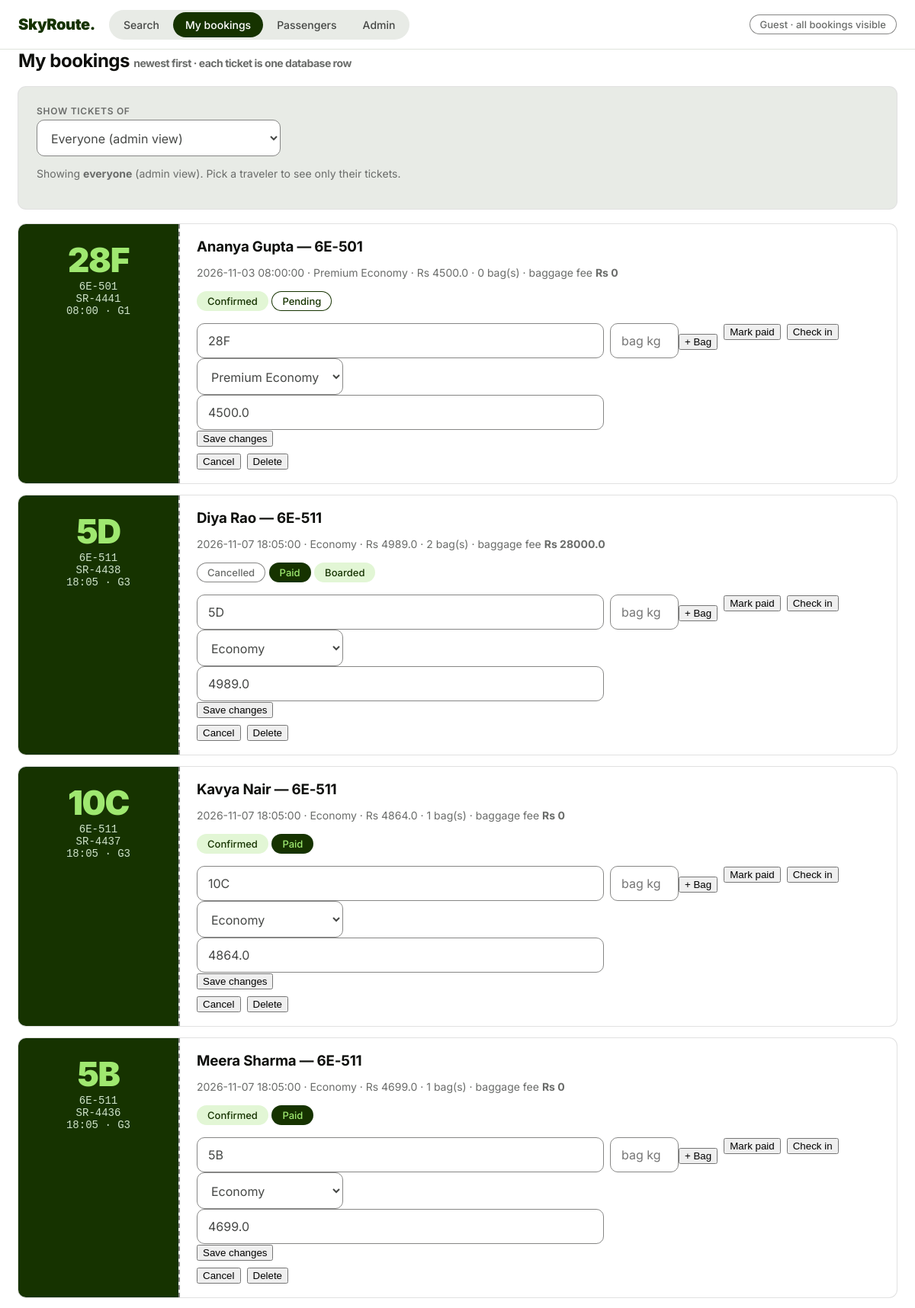
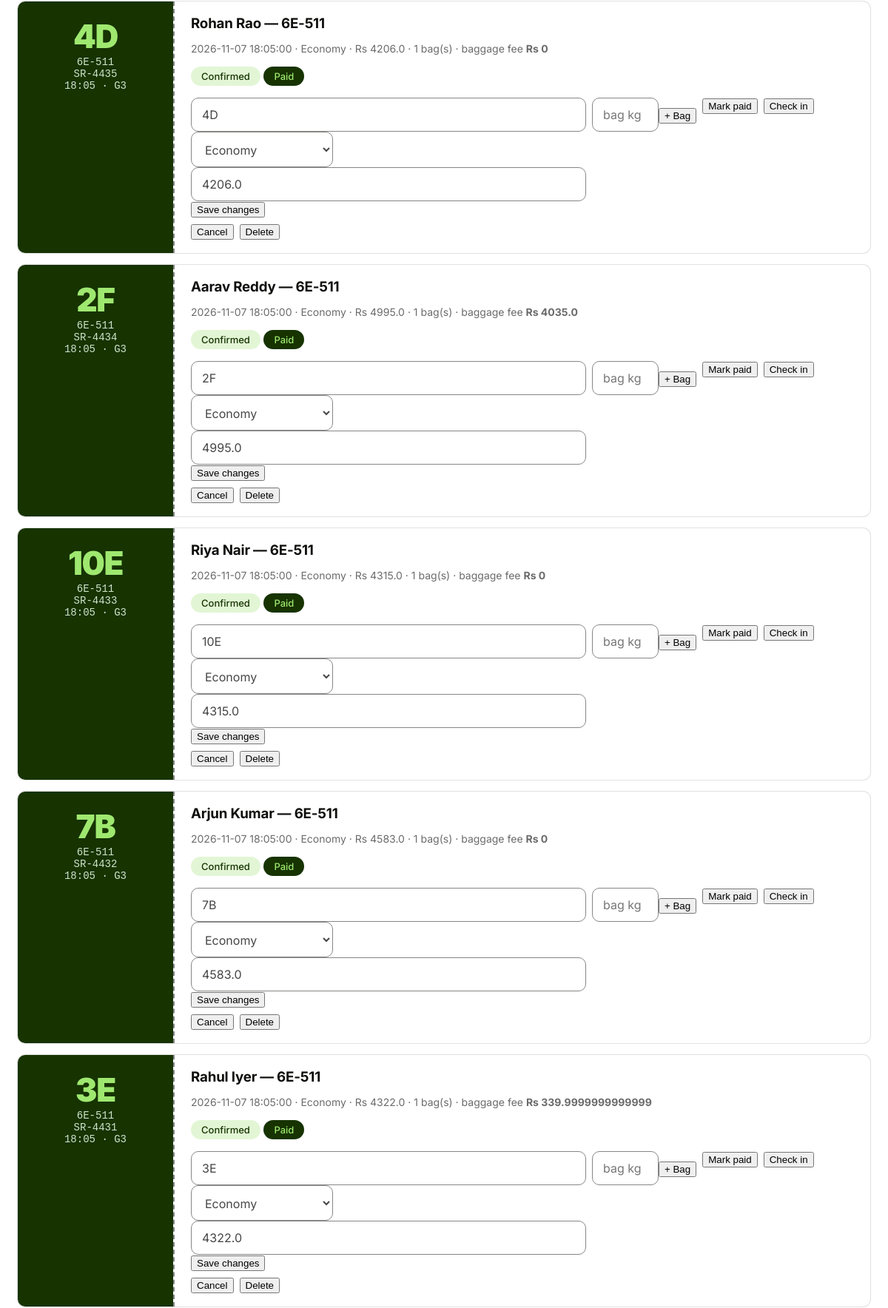
Screenshot of /bookings (upper part) with the database file from the repository (2 pictures, top to bottom).
### tables this page shows
CREATE TABLE Payments (
  payment_id    INTEGER PRIMARY KEY AUTOINCREMENT,
  booking_id    INTEGER NOT NULL UNIQUE REFERENCES Bookings (booking_id)
                ON DELETE CASCADE ON UPDATE CASCADE,
  amount        REAL NOT NULL CHECK (amount >= 0),
  pay_method    TEXT NOT NULL,
  pay_status    TEXT NOT NULL DEFAULT 'Pending'
                CHECK (pay_status IN ('Pending','Paid','Failed','Refunded')),
  txn_reference TEXT UNIQUE,
  paid_at       TEXT
);

CREATE TABLE Bookings (
  booking_id   INTEGER PRIMARY KEY AUTOINCREMENT,
  passenger_id INTEGER NOT NULL REFERENCES Passengers (passenger_id)
               ON DELETE CASCADE ON UPDATE CASCADE,
  departure_id INTEGER NOT NULL REFERENCES Departures (departure_id)
               ON DELETE CASCADE ON UPDATE CASCADE,
  seat_number  TEXT NOT NULL,
  travel_class TEXT NOT NULL DEFAULT 'Economy'
               CHECK (travel_class IN ('Economy','Premium Economy','Business','First')),
  price        REAL NOT NULL CHECK (price >= 0),
  booking_status TEXT NOT NULL DEFAULT 'Confirmed'
               CHECK (booking_status IN ('Pending','Confirmed','Cancelled','Refunded')),
  booked_at    TEXT NOT NULL DEFAULT (datetime('now')),
  UNIQUE (departure_id, seat_number)
);

CREATE TABLE Flights (
  flight_id            INTEGER PRIMARY KEY AUTOINCREMENT,
  flight_number        TEXT NOT NULL,
  airline_id           INTEGER NOT NULL REFERENCES Airlines (airline_id)
                       ON DELETE CASCADE ON UPDATE CASCADE,
  departure_airport_id INTEGER NOT NULL REFERENCES Airports (airport_id)
                       ON DELETE RESTRICT ON UPDATE CASCADE,
  arrival_airport_id   INTEGER NOT NULL REFERENCES Airports (airport_id)
                       ON DELETE RESTRICT ON UPDATE CASCADE,
  sched_departure      TEXT NOT NULL,
  sched_arrival        TEXT NOT NULL,
  flight_status        TEXT NOT NULL DEFAULT 'Active'
                       CHECK (flight_status IN ('Active','Suspended')),
  UNIQUE (flight_number),
  CHECK (departure_airport_id <> arrival_airport_id)
);

CREATE TABLE Departures (
  departure_id        INTEGER PRIMARY KEY AUTOINCREMENT,
  flight_id           INTEGER NOT NULL REFERENCES Flights (flight_id)
                      ON DELETE CASCADE ON UPDATE CASCADE,
  scheduled_departure TEXT NOT NULL,
  scheduled_arrival   TEXT NOT NULL,
  departure_status    TEXT NOT NULL DEFAULT 'Scheduled'
                      CHECK (departure_status IN
                        ('Scheduled','Boarding','Departed','Arrived','Delayed','Cancelled')),
  aircraft_id INTEGER REFERENCES Aircraft (aircraft_id)
              ON DELETE SET NULL ON UPDATE CASCADE,
  gate_id     INTEGER REFERENCES Gates (gate_id)
              ON DELETE SET NULL ON UPDATE CASCADE,
  UNIQUE (flight_id, scheduled_departure),
  CHECK (scheduled_arrival > scheduled_departure)
);

CREATE TABLE Gates (
  gate_id     INTEGER PRIMARY KEY AUTOINCREMENT,
  terminal_id INTEGER NOT NULL REFERENCES Terminals (terminal_id)
              ON DELETE CASCADE ON UPDATE CASCADE,
  gate_number TEXT NOT NULL,
  gate_status TEXT NOT NULL DEFAULT 'Open'
              CHECK (gate_status IN ('Open','Closed','Maintenance')),
  UNIQUE (terminal_id, gate_number)
);

CREATE TABLE Passengers (
  passenger_id    INTEGER PRIMARY KEY AUTOINCREMENT,
  first_name      TEXT NOT NULL,
  last_name       TEXT NOT NULL,
  passport_number TEXT,
  nationality     TEXT NOT NULL DEFAULT 'India',
  phone           TEXT NOT NULL,
  email           TEXT NOT NULL,
  UNIQUE (passport_number),
  UNIQUE (email)
);

### app.py (the view)
@app.route("/bookings")
def bookings():
    db = get_db()
    pick = request.args.get("pax")
    if pick is not None:
        session.pop("pax_id", None)
        if pick.isdigit() and int(pick) > 0:
            session["pax_id"] = int(pick)
    pax_id = session.get("pax_id")
    where, args = "", []
    if pax_id:
        where, args = "WHERE b.passenger_id = ?", [pax_id]
    rows = db.execute(
        f"""SELECT b.*, p.first_name, p.last_name, f.flight_number, d.scheduled_departure,
                  g.gate_number, pay.pay_status,
                  (SELECT COUNT(*) FROM Baggage WHERE booking_id = b.booking_id) AS bags,
                  COALESCE((SELECT SUM(MAX(weight_kg - 20, 0)) * 500 FROM Baggage
                            WHERE booking_id = b.booking_id), 0) AS fee,
                  (SELECT boarding_status FROM Check_Ins WHERE booking_id = b.booking_id) AS boarding
           FROM Bookings b
           JOIN Passengers p ON b.passenger_id = p.passenger_id
           JOIN Departures d ON b.departure_id = d.departure_id
           JOIN Flights f ON d.flight_id = f.flight_id
           LEFT JOIN Gates g ON d.gate_id = g.gate_id
           LEFT JOIN Payments pay ON b.booking_id = pay.booking_id
           {where}
           ORDER BY b.booking_id DESC LIMIT 100""", args).fetchall()
    travelers = db.execute(
        "SELECT passenger_id, first_name, last_name FROM Passengers ORDER BY passenger_id LIMIT 120").fetchall()
    me = None
    if pax_id:
        me = db.execute("SELECT first_name, last_name FROM Passengers WHERE passenger_id = ?",
                        (pax_id,)).fetchone()
    return render_template("bookings.html", rows=rows, travelers=travelers,
                           me=me, pax_id=pax_id)

### app.py (called while the page is built)
def get_db():
    if "db" not in g:
        g.db = sqlite3.connect(DB)
        g.db.row_factory = sqlite3.Row
        g.db.execute("PRAGMA foreign_keys = ON")
    return g.db

@app.context_processor
def traveler():
    me = None
    pid = session.get("pax_id")
    if pid:
        me = get_db().execute(
            "SELECT first_name, last_name FROM Passengers WHERE passenger_id = ?",
            (pid,)).fetchone()
    return {"traveler": me}

### templates/bookings.html (shortened to what this page needs)
{% extends "base.html" %}{% set page='bookings' %}{% block body %}
<h2>My bookings <span class="mut">newest first · each ticket is one database row</span></h2>
<div class="card">
<form method="get" action="/bookings" style="display:flex;gap:10px;align-items:end;flex-wrap:wrap">
<div class="field" style="max-width:320px"><label>Show tickets of</label>
<select name="pax" onchange="this.form.submit()">
<option value="0">Everyone (admin view)</option>
</select></div>
<noscript><button>Apply</button></noscript></form>
{% if me %}<p class="mut">Filtered to <b>{{ me.first_name }} {{ me.last_name }}</b> — other passengers' tickets are hidden. <a href="/bookings?pax=0">Show everyone (admin view)</a></p>
{% else %}<p class="mut">Showing <b>everyone</b> (admin view). Pick a traveler to see only their tickets.</p>{% endif %}
</div>
{% for b in rows %}
<article class="ticket">
<div class="stub">
<div class="seat">{{ b.seat_number }}</div>
<div class="fl">{{ b.flight_number }}</div>
<div class="fl">SR-{{ 1000 + b.booking_id }}</div>
<div class="fl">{{ b.scheduled_departure[11:16] }} · {{ b.gate_number or "—" }}</div>
</div>
<div class="tbody">
<h3>{{ b.first_name }} {{ b.last_name }} — {{ b.flight_number }}</h3>
<p class="mut">{{ b.scheduled_departure }} · {{ b.travel_class }} · Rs {{ b.price }} ·
{{ b.bags }} bag(s) · baggage fee <b>Rs {{ b.fee }}</b></p>
<p><span class="tag {{ 'ok' if b.booking_status=='Confirmed' else 'dim' }}">{{ b.booking_status }}</span>
<span class="tag {{ 'dark' if b.pay_status=='Paid' else 'warn' }}">{{ b.pay_status }}</span>
{% if b.boarding %}<span class="tag ok">{{ b.boarding }}</span>{% endif %}</p>
<div class="actions">
<form class="inline" action="/bookings/{{ b.booking_id }}/edit" method="post">
<input name="seat" value="{{ b.seat_number }}" size="4" title="New seat">
<select name="travel_class" style="width:auto">{% for c in ['Economy','Premium Economy','Business','First'] %}
<option {% if c==b.travel_class %}selected{% endif %}>{{ c }}</option>{% endfor %}</select>
<input name="price" value="{{ b.price }}" size="6" title="New price">
<button class="ghost">Save changes</button></form>
<form class="inline" action="/baggage/{{ b.booking_id }}" method="post">
<input name="weight" size="5" placeholder="bag kg" required style="width:90px"><button class="ghost">+ Bag</button></form>
<form class="inline" action="/payment/{{ b.booking_id }}/pay" method="post"><button class="ghost">Mark paid</button></form>
<form class="inline" action="/checkin/{{ b.booking_id }}" method="post"><button class="ghost">Check in</button></form>
<form class="inline" action="/bookings/{{ b.booking_id }}/cancel" method="post"><button class="ghost">Cancel</button></form>
<form class="inline" action="/bookings/{{ b.booking_id }}/delete" method="post"><button class="danger">Delete</button></form>
</div></div></article>
{% else %}<div class="card"><p>No bookings yet. <a href="/">Search a flight and pick a seat.</a></p></div>
{% endfor %}{% endblock %}

### templates/base.html (shortened to what this page needs)
<!doctype html>
<html><head><meta charset="utf-8"><meta name="viewport" content="width=device-width,initial-scale=1">
</head>
<body>
<header class="top"><div class="wrap navbar">
<a class="brand" href="/">SkyRoute<span class="dot">.</span></a>
<nav class="segments">
<a href="/" class="{{ 'here' if page=='search' else '' }}">Search</a>
<a href="/bookings" class="{{ 'here' if page=='bookings' else '' }}">My bookings</a>
<a href="/passengers" class="{{ 'here' if page=='pax' else '' }}">Passengers</a>
<a href="/admin" class="{{ 'here' if page=='admin' else '' }}">Admin</a>
</nav>
{% if traveler %}
<a class="tag ok" style="text-decoration:none" href="/bookings" title="Filtered to your tickets">
Traveling as {{ traveler.first_name }} {{ traveler.last_name }}</a>
{% else %}
<a class="tag dim" style="text-decoration:none" href="/passengers" title="Pick who you are">
Guest · all bookings visible</a>
{% endif %}</div></header>
<main><div class="wrap">
{% block body %}{% endblock %}
</div></main>
</body></html>

### templates/base.html (style rules this page uses)
:root { --forest:#163300;--lime:#9fe870;--spruce:#054d28;--mist:#e2f6d5; --fog:#e8ebe6;--paper:#fff;--char:#454745;--obsidian:#0e0f0c; --pebble:#868685;--slate:#6a6c6a;--red:#cb272f;--line:#dfe4dc }
* { box-sizing:border-box }
body { font-family:'Inter',"Segoe UI",Arial,sans-serif;margin:0;background:var(--paper); color:var(--char);font-size:16px;-webkit-font-smoothing:antialiased }
.wrap { max-width:1200px;margin:0 auto;padding:0 24px }
header.top { position:sticky;top:0;z-index:20;background:var(--paper); border-bottom:1px solid var(--line) }
.navbar { display:flex;align-items:center;gap:18px;height:64px }
.brand { font-weight:900;font-size:20px;letter-spacing:-.02em;color:var(--forest); text-decoration:none }
.brand .dot { color:var(--forest) }
.segments { display:flex;background:var(--fog);border-radius:9999px;padding:3px;gap:2px }
.segments a { text-decoration:none;color:var(--char);font-weight:500;font-size:14px; padding:8px 16px;border-radius:9999px;transition:background .2s ease }
.segments a.here { background:var(--forest);color:#fff }
.field { display:flex;flex-direction:column;gap:4px;flex:1;min-width:150px }
.field label { font-size:12px;font-weight:600;color:var(--slate); text-transform:uppercase;letter-spacing:.06em }
select,input { font:inherit;padding:12px 14px;border:1px solid var(--pebble); border-radius:10px;background:var(--paper);color:var(--char);width:100% }
.card { background:var(--fog);border-radius:10px;padding:24px;margin:20px 0; box-shadow:rgba(14,15,12,.12) 0 0 0 1px;animation:rise .5s ease both }
.card:nth-child(2) { animation-delay:.06s }
h2 { color:var(--obsidian);letter-spacing:-.02em;margin:0 0 6px }
.mut { color:var(--slate);font-size:14px }
.tag { display:inline-block;border-radius:9999px;padding:5px 14px;font-size:13px;font-weight:500 }
.tag.ok { background:var(--mist);color:var(--forest) }
.tag.dim { background:#fff;color:var(--slate);box-shadow:inset 0 0 0 1px var(--pebble) }
.tag.dark { background:var(--forest);color:var(--lime) }
.tag.warn { background:var(--paper);color:var(--forest);box-shadow:inset 0 0 0 1px var(--forest) }
.ticket { background:var(--paper);border-radius:10px;display:grid; grid-template-columns:210px 1fr;box-shadow:rgba(14,15,12,.12) 0 0 0 1px; margin:16px 0;overflow:hidden;animation:rise .5s ease both }
.stub { background:var(--forest);color:#fff;padding:20px;text-align:center }
.stub .seat { font-size:44px;font-weight:900;letter-spacing:-.03em;color:var(--lime) }
.stub .fl { font-family:Consolas,monospace;font-size:14px;color:#cfe3c8 }
.tbody { padding:18px 22px;border-left:2px dashed var(--pebble);position:relative }
.tbody h3 { margin:0 0 4px;color:var(--obsidian);letter-spacing:-.01em }
.actions { display:flex;gap:8px;flex-wrap:wrap;margin-top:12px }
form.inline { display:inline }

### rows the page displays
Payments: seat_number "28F", flight_number "6E-501", booking_id "4441", scheduled_departure "08:00", gate_number "G1", first_name "Ananya", last_name "Gupta", scheduled_departure "2026-11-03 08:00:00", travel_class "Premium Economy", price "4500.0", bags "0", fee "0", booking_status "Confirmed", pay_status "Pending", seat "28F"
Payments: seat_number "5D", flight_number "6E-511", booking_id "4438", scheduled_departure "18:05", gate_number "G3", first_name "Diya", last_name "Rao", scheduled_departure "2026-11-07 18:05:00", travel_class "Economy", price "4989.0", bags "2", fee "28000.0", booking_status "Cancelled", pay_status "Paid", boarding "Boarded", seat "5D"
Payments: seat_number "10C", flight_number "6E-511", booking_id "4437", scheduled_departure "18:05", gate_number "G3", first_name "Kavya", last_name "Nair", scheduled_departure "2026-11-07 18:05:00", travel_class "Economy", price "4864.0", bags "1", fee "0", booking_status "Confirmed", pay_status "Paid", seat "10C"
Payments: seat_number "5B", flight_number "6E-511", booking_id "4436", scheduled_departure "18:05", gate_number "G3", first_name "Meera", last_name "Sharma", scheduled_departure "2026-11-07 18:05:00", travel_class "Economy", price "4699.0", bags "1", fee "0", booking_status "Confirmed", pay_status "Paid", seat "5B"
Payments: seat_number "4D", flight_number "6E-511", booking_id "4435", scheduled_departure "18:05", gate_number "G3", first_name "Rohan", last_name "Rao", scheduled_departure "2026-11-07 18:05:00", travel_class "Economy", price "4206.0", bags "1", fee "0", booking_status "Confirmed", pay_status "Paid", seat "4D"
Payments: seat_number "2F", flight_number "6E-511", booking_id "4434", scheduled_departure "18:05", gate_number "G3", first_name "Aarav", last_name "Reddy", scheduled_departure "2026-11-07 18:05:00", travel_class "Economy", price "4995.0", bags "1", fee "4035.0", booking_status "Confirmed", pay_status "Paid", seat "2F"
Payments: seat_number "10E", flight_number "6E-511", booking_id "4433", scheduled_departure "18:05", gate_number "G3", first_name "Riya", last_name "Nair", scheduled_departure "2026-11-07 18:05:00", travel_class "Economy", price "4315.0", bags "1", fee "0", booking_status "Confirmed", pay_status "Paid", seat "10E"
Payments: seat_number "7B", flight_number "6E-511", booking_id "4432", scheduled_departure "18:05", gate_number "G3", first_name "Arjun", last_name "Kumar", scheduled_departure "2026-11-07 18:05:00", travel_class "Economy", price "4583.0", bags "1", fee "0", booking_status "Confirmed", pay_status "Paid", seat "7B"
Payments: seat_number "3E", flight_number "6E-511", booking_id "4431", scheduled_departure "18:05", gate_number "G3", first_name "Rahul", last_name "Iyer", scheduled_departure "2026-11-07 18:05:00", travel_class "Economy", price "4322.0", bags "1", fee "339.9999999999999", booking_status "Confirmed", pay_status "Paid", seat "3E"

### other values shown
form field travel_class "Premium Economy"
form field travel_class "Economy"
